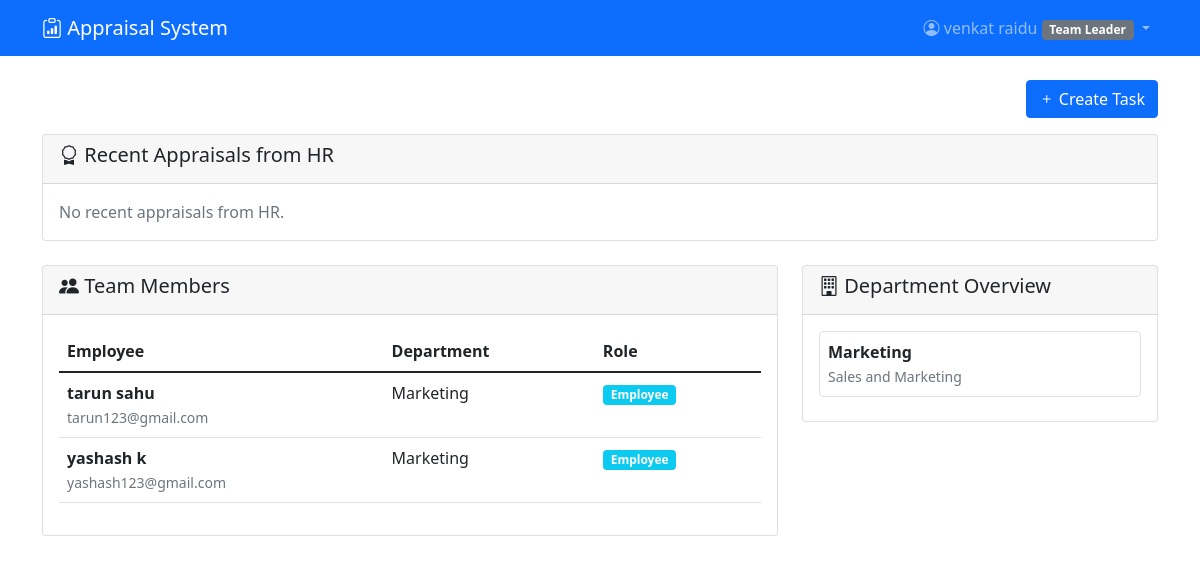
The page /accounts/ (signed in) on the database its author committed.
### accounts/models.py (models this page shows, shortened)
class CustomUser(AbstractUser):
    ROLE_CHOICES = [
        ('employee', 'Employee'),
        ('team_leader', 'Team Leader'),
        ('manager', 'Manager'),
        ('hr_admin', 'HR Admin'),
    ]
    role = models.CharField(max_length=20, choices=ROLE_CHOICES, default='employee')
    department = models.ForeignKey(Department, on_delete=models.CASCADE, null=True, blank=True)
    employee_id = models.CharField(max_length=20, unique=True, null=True, blank=True)
    phone = models.CharField(max_length=15, blank=True)
    hire_date = models.DateField(null=True, blank=True)
    manager = models.ForeignKey('self', on_delete=models.SET_NULL, null=True, blank=True)
    def get_subordinates(self):
        return CustomUser.objects.filter(manager=self)

class Department(models.Model):
    name = models.CharField(max_length=100)
    description = models.TextField(blank=True)
    created_at = models.DateTimeField(auto_now_add=True)

### accounts/views.py (the view, shortened to what this page needs)
# urls.py: path('', views.dashboard, name='dashboard'),
@login_required
def dashboard(request):
    user = request.user
    context = {'user': user}
    if user.role == 'employee':
        from appraisals.models import Task, Appraisal
        assigned_tasks = Task.objects.filter(assigned_to=user).order_by('-created_at')[:5]
        completed_tasks = Task.objects.filter(assigned_to=user, status='completed')
        context.update({
            'assigned_tasks': assigned_tasks,
            'completed_tasks': completed_tasks,
            'recent_appraisals': Appraisal.objects.filter(employee=user, hr_approved=True).order_by('-updated_at')[:3],
        })
        return render(request, 'accounts/employee_dashboard.html', context)
    elif user.role == 'manager':
        context.update({
            'departments': Department.objects.all(),
            'subordinates': user.get_subordinates(),
        })
        return render(request, 'accounts/manager_dashboard.html', context)
    elif user.role == 'team_leader':
        from appraisals.models import Appraisal
        context.update({
            'departments': Department.objects.all(),
            'subordinates': user.get_subordinates(),
            'recent_appraisals': Appraisal.objects.filter(employee=user, hr_approved=True).order_by('-updated_at')[:3],
        })
        return render(request, 'accounts/team_leader_dashboard.html', context)
    return render(request, 'accounts/dashboard.html', context)

### templates/accounts/team_leader_dashboard.html (shortened to what this page needs)
{% extends 'base.html' %}
{% block content %}
<div class="row">
    <div class="col-md-12 text-end mb-3">
        <a href="{% url 'create_task' %}" class="btn btn-primary">
            <i class="bi bi-plus"></i> Create Task
        </a>
    </div>
</div>
<div class="row">
    <div class="col-md-12 mb-4">
        <div class="card">
            <div class="card-header">
                <h5><i class="bi bi-award"></i> Recent Appraisals from HR</h5>
            </div>
            <div class="card-body">
                {% if recent_appraisals %}
                    <ul class="list-group">
                        {% for appraisal in recent_appraisals %}
                        <li class="list-group-item d-flex justify-content-between align-items-center">
                            <span>
                                <strong>Period:</strong> {{ appraisal.period.title }}<br>
                                <strong>Score:</strong> {{ appraisal.overall_percentage|floatformat:1 }}%
                            </span>
                            <a href="{% url 'view_appraisal' appraisal.id %}" class="btn btn-outline-primary btn-sm">
                                <i class="bi bi-eye"></i> View
                            </a>
                        </li>
                        {% endfor %}
                    </ul>
                {% else %}
                    <p class="text-muted mb-0">No recent appraisals from HR.</p>
                {% endif %}
            </div>
        </div>
    </div>
</div>
<div class="row">
    <div class="col-md-8">
        <div class="card">
            <div class="card-header d-flex justify-content-between align-items-center">
                <h5><i class="bi bi-people-fill"></i> Team Members</h5>
            </div>
            <div class="card-body">
                {% if subordinates %}
                    <div class="table-responsive">
                        <table class="table table-hover">
                            <thead>
                                <tr>
                                    <th>Employee</th>
                                    <th>Department</th>
                                    <th>Role</th>
                                </tr>
                            </thead>
                            <tbody>
                                {% for employee in subordinates %}
                                <tr>
                                    <td>
                                        <strong>{{ employee.get_full_name }}</strong><br>
                                        <small class="text-muted">{{ employee.email }}</small>
                                    </td>
                                    <td>{{ employee.department.name|default:"--" }}</td>
                                    <td>
                                        <span class="badge bg-info">{{ employee.get_role_display }}</span>
                                    </td>
                                </tr>
                                {% endfor %}
                            </tbody>
                        </table>
                    </div>
                {% else %}
                    <p class="text-muted">No team members assigned to you.</p>
                {% endif %}
            </div>
        </div>
    </div>
    <div class="col-md-4">
        <div class="card">
            <div class="card-header">
                <h5><i class="bi bi-building"></i> Department Overview</h5>
            </div>
            <div class="card-body">
                {% for dept in departments %}
                <div class="border p-2 rounded mb-2">
                    <strong>{{ dept.name }}</strong><br>
                    <small class="text-muted">{{ dept.description }}</small>
                </div>
                {% endfor %}
            </div>
        </div>
    </div>
</div>
{% endblock %}

### templates/base.html (shortened to what this page needs)
<!DOCTYPE html>
<html lang="en">
<head>
    <link href="https://cdn.jsdelivr.net/npm/bootstrap@5.1.3/dist/css/bootstrap.min.css" rel="stylesheet">
    <link href="https://cdn.jsdelivr.net/npm/bootstrap-icons@1.7.2/font/bootstrap-icons.css" rel="stylesheet">
</head>
<body>
    <nav class="navbar navbar-expand-lg navbar-dark bg-primary">
        <div class="container">
            <a class="navbar-brand" href="{% url 'dashboard' %}">
                <i class="bi bi-clipboard-data"></i> Appraisal System
            </a>
            {% if user.is_authenticated %}
            <div class="navbar-nav ms-auto">
                <div class="nav-item dropdown">
                    <a class="nav-link dropdown-toggle" href="#" data-bs-toggle="dropdown">
                        <i class="bi bi-person-circle"></i> {{ user.get_full_name|default:user.username }}
                        <span class="badge bg-secondary">{{ user.get_role_display }}</span>
                    </a>
                </div>
            </div>
            {% endif %}
        </div>
    </nav>
    <main class="container mt-4">
        {% block content %}{% endblock %}
    </main>
</body>
</html>

### rows shown on the page
CustomUser: get_full_name "venkat raidu", role "Team Leader"
CustomUser: get_full_name "tarun sahu", email "tarun123@gmail.com", department.name "Marketing", role "Employee"
CustomUser: get_full_name "yashash k", email "yashash123@gmail.com", department.name "Marketing", role "Employee"
Department: name "Marketing", description "Sales and Marketing"
